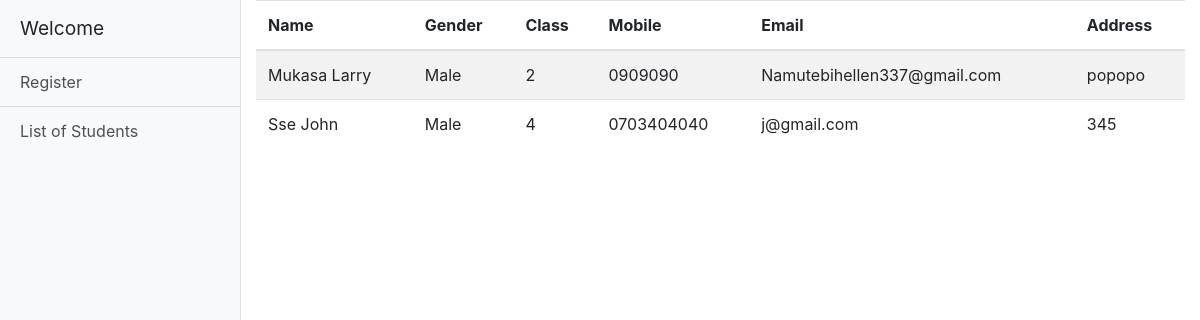
The app's page /?request=students-list, older data.
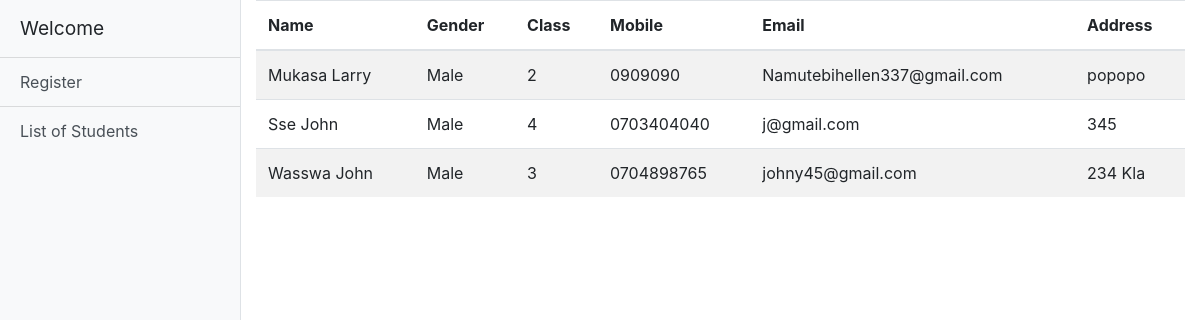
The same page, newer data.
### tables this page shows
CREATE TABLE IF NOT EXISTS `student` (
  `ID` int(11) NOT NULL AUTO_INCREMENT,
  `firstName` varchar(100) NOT NULL,
  `surname` varchar(100) NOT NULL,
  `gender` varchar(6) NOT NULL,
  `class` varchar(50) NOT NULL,
  `emailAddress` varchar(50) DEFAULT NULL,
  `mobilenumber` varchar(10) NOT NULL,
  `address` varchar(100) DEFAULT NULL,
  PRIMARY KEY (`ID`)
);

### controller/StudentController.php (called while the page is built, shortened)
<?php
    Class StudentController extends DB {
        public function fetchStudents() {
            $sql = "SELECT * FROM student";
            $result = $this->select($sql);
            return $result;
        }
    }
?>

### db.php (called while the page is built, shortened)
<?php
class DB
{
    private $pdo = null;
    function __construct()
    {
        try {
            $this->pdo = new PDO(
                "mysql:host=localhost:3308;dbname=registration;charset=utf8",
                "root",
                "",
                [
                    PDO::ATTR_ERRMODE => PDO::ERRMODE_EXCEPTION,
                    PDO::ATTR_DEFAULT_FETCH_MODE => PDO::FETCH_ASSOC,
                    PDO::ATTR_EMULATE_PREPARES => false,
                ]
            );
        } catch (Exception $ex) {
            die($ex->getMessage());
        }
    }
    function __destruct()
    {
        if ($this->pdo !== null) {
            $this->pdo = null;
        }
    }
    function select($sql, $cond = null)
    {
        $result = false;
        try {
            $this->stmt = $this->pdo->prepare($sql);
            $this->stmt->execute($cond);
            $result = $this->stmt->fetchAll();
        } catch (Exception $ex) {
            die($ex->getMessage());
        }
        return $result;
    }
}

### view/studentlist.php (the view, shortened to what this page needs)
<?php
class StudentList {
    public function studentsList() {
        $controller = new StudentController();
        $result = $controller->fetchStudents();
        echo "<table class='table table-striped'>";
        echo "<thead>
                <tr><th>Name</th><th>Gender</th><th>Class</th><th>Mobile</th><th>Email</th><th>Address</th></tr>
            </thead><tbody>";
        for($i=0; $i < count($result); $i++) {
            echo "<tr>
                <td>".$result[$i]['surname'] ." ". $result[$i]['firstName'] ."</td>
                <td>". $result[$i]['gender'] ."</td>
                <td>". $result[$i]['class'] ."</td>
                <td>". $result[$i]['mobilenumber'] ."</td>
                <td>". $result[$i]['emailAddress'] ."</td>
                <td>". $result[$i]['address'] ."</td>
            </tr>";
        }
        echo "</tbody></table>";
    }
}
?>

Row changes from the older to the newer data that the page shows:
added student: surname "Wasswa", firstName "John", gender "Male", class "3", mobilenumber "0704898765", emailAddress "johny45@gmail.com", address "234 Kla"
